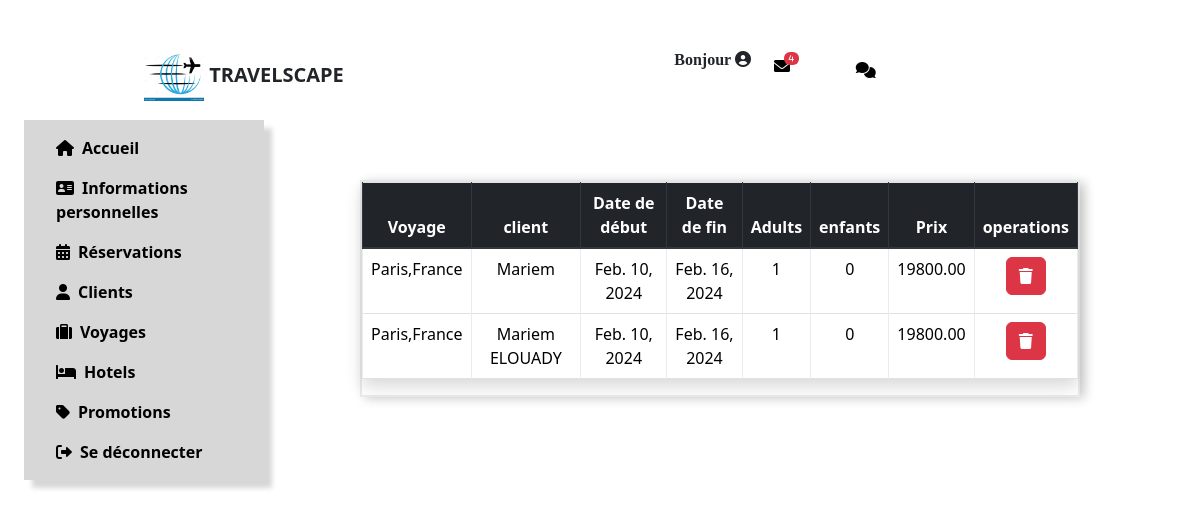
The app's page /reservation/tousreser/ (signed in) with its own data.
### reservation/models.py (models this page shows, shortened)
class Reservation(models.Model):
    client = models.ForeignKey(Client, on_delete=models.CASCADE,  null=True)  # Replace '1' with the appropriate default client ID
    voyage = models.ForeignKey(Voyages, on_delete=models.CASCADE)
    adult = models.PositiveIntegerField(default=1)
    enfants = models.PositiveIntegerField(default=0)
    prix = models.DecimalField(max_digits=10, decimal_places=2)
    status = models.CharField(max_length=20, choices=[('en_attente', 'En Attente'), ('passe', 'Passé')])
    objects = models.Manager()

class Client(models.Model):
    user = models.OneToOneField(User, on_delete=models.CASCADE, blank=True, null=True, related_name='dashboard')
    image = models.ImageField(upload_to='Client_images', null=True, blank=True)
    phone_number = models.CharField(max_length=20, null=True, blank=True)
    address = models.CharField(max_length=200, null=True, blank=True)
    date_naissance = models.DateField(null=True, blank=True)
    update = models.DateTimeField(auto_now=True)
    created = models.DateTimeField(auto_now_add=True)
    objects = models.Manager()

class User(AbstractUser):
    is_client = models.BooleanField(default=True)
    is_administrateur = models.BooleanField(default=False)
    groups = models.ManyToManyField(Group, related_name='reservation_user_groups')
    user_permissions = models.ManyToManyField(Permission, related_name='reservation_user_permissions')

### Voyages/models.py (models this page shows, shortened)
class Voyages(models.Model):
    CATEGORIES_CHOICES = [
        ('cat1', 'Couples'),
        ('cat2', ' Familles'),
        ('cat3', ' Equipes'),
        ('cat4', 'Haj & Omra ')
    ]
    id = models.AutoField(primary_key=True)
    titre = models.CharField(max_length=255)
    description = HTMLField('Description')
    programme=HTMLField('Programme')
    info_pratique=HTMLField('Info_pratique')
    prix = models.DecimalField(max_digits=10, decimal_places=2)
    date_depart = models.DateField()
    date_arrive = models.DateField()
    destination = models.CharField(max_length=255)
    photos = models.ManyToManyField(Image)
    categories = models.CharField(max_length=50, choices=CATEGORIES_CHOICES)
    nombre_de_places = models.PositiveIntegerField()
    nombre_de_places_adultes = models.PositiveIntegerField()
    nombre_de_places_enfants = models.PositiveIntegerField()
    nombre_de_pieces = models.PositiveIntegerField()
    promotions = models.BooleanField(default=False)
    hotel = models.ForeignKey('Hotel', on_delete=models.SET_NULL, null=True, blank=True)
    isthebest_destination = models.BooleanField(default=False)

### reservation/views.py (the view)
# urls.py: path('tousreser/',views.tousreservation,name='tousreservation'),
def tousreservation(request):
     user = request.user
     admin = Administrator.objects.filter(user=user).first()
     reservation=Reservation.objects.all()
     notif= Contact.objects.filter( is_read=False).count()
     context ={
        'admin': admin,
        'reservations': reservation,
        'notif':notif,
    }
     return render (request,'tousreservations.html',context)

### reservation/templates/tousreservations.html (shortened to what this page needs)
{% load static %}
<!DOCTYPE html>
<html lang="en">
  <head>
            <link rel="stylesheet" href="{% static 'font-awesome-4.7.0/css/font-awesome.min.css' %}">
            <link rel="stylesheet" href="{% static 'css/bootstrap.min.css' %}">
            <link rel="stylesheet" type="text/css" href="{% static 'css/datepicker.css' %}">
            <link rel="stylesheet" type="text/css" href="{% static 'slick/slick.css' %}">
            <link rel="stylesheet" type="text/css" href="{% static 'slick/slick-theme.css' %}">
            <link rel="stylesheet" href="{% static 'css/templatemo-style.css' %}">
            <link href="https://cdn.jsdelivr.net/npm/bootstrap@5.3.2/dist/css/bootstrap.min.css" rel="stylesheet">
            <link rel="stylesheet" href="https://cdnjs.cloudflare.com/ajax/libs/font-awesome/5.15.1/css/all.min.css">
            <link rel="stylesheet" href="https://cdnjs.cloudflare.com/ajax/libs/font-awesome/6.0.0/css/all.min.css">
            <link href="https://cdn.jsdelivr.net/npm/bootstrap-icons@1.18.0/font/bootstrap-icons.css" rel="stylesheet">
            <link rel="stylesheet" href="https://cdn.jsdelivr.net/npm/bootstrap-icons@1.18.0/font/bootstrap-icons.css">
            <link rel="stylesheet" href="https://cdn.jsdelivr.net/npm/bootstrap-icons@1.21.0/font/bootstrap-icons.css">
            <link rel="stylesheet" href="https://netdna.bootstrapcdn.com/font-awesome/4.0.3/css/font-awesome.css">
            <link href="https://unpkg.com/gijgo@1.9.13/css/gijgo.min.css" rel="stylesheet" type="text/css" />
            </head>
  <body  style=" position: fixed;">
		<div class="tm-top-bar" style="position: fixed;">
			<div class="container">
				<div class="row" >
					<nav class="navbar navbar-expand-lg narbar-light"  >
						<div  style="margin-left:10%">
						  <a class="navbar-brand mr-auto" >
							<img src="{% static 'img/OIP.jpg' %}" alt="Site logo">
							Travelscape
						</a>
					</div>
						<div class="collapse navbar-collapse tm-bg-white" >
							<ul class="navbar-nav "  style="margin-left:40%;"class="row">
                <li style="margin-top:40px">
	                <p style="font-family: 'Lucida Handwriting', cursive;">Bonjour {{admin.user.first_name}}
                  {% if admin.image%}
                                        <img src="{{ admin.image.url }}" style="width : 35px; height : 35px; border: none; border-radius : 75px">
                                    {% else %}
                                        <i class="fa-solid fa-circle-user"></i>
                                    {% endif %}
                  </p>
                </li>
                <li class="row" >
                    <a href="{% url 'contact' %}" class="nav-link">
                        <i class="fas fa-envelope" style="margin-right:4%">
                         <span class="badge badge-danger">{{ notif }}</span>
                        </i>
 </a>
                </li>
                <li class="row" >
                  <a href="{% url 'com' %}" class="nav-link">
                      <i class="fas fa-comments" style="margin-left:4%">
                      </i>
</a>
              </li>
							</ul>
							</div>
						</div>
			</div>
		</div>
    <nav class="navbar navbar-expand-lg navbar-light sec" style="width:20%; margin-top:10%;margin-left:2%;position:fixed ">
        <ul class="nav flex-column">
            <li class="nav-item">
                <a href="/" class="nav-link"><i class="fas fa-home"></i>Accueil</a>
            </li>
            <li class="nav-item">
                <a href="{% url 'dashboardAdmin'%}" class="nav-link"><i class="fa-solid fa-address-card"></i>Informations personnelles</a>
            </li>
            <li class="nav-item">
                <a href="{% url 'tousreservation' %}" class="nav-link"><i class="fas fa-calendar"></i>Réservations</a>
            </li>
            <li class="nav-item">
                <a href="{% url 'clients' %}" class="nav-link"><i class="fas fa-user"></i>Clients</a>
            </li>
            <li class="nav-item">
                <a href="{% url 'tousvoyages'%}" class="nav-link"><i class="fas fa-suitcase"></i>Voyages</a>
            </li>
            <li class="nav-item">
                <a href="{% url 'hotel' %}" class="nav-link"><i class="fas fa-bed" ></i>Hotels</a>
            </li>
            <li class="nav-item">
                <a href="{% url 'promotion' %}" class="nav-link"><i class="fas fa-tag"></i>Promotions</a>
            </li>
            <li class="nav-item">
                <a href="{% url 'log_out' %}" class="nav-link"><i class="fas fa-sign-out-alt"></i>Se déconnecter</a>
            </li>
        </ul>
    </nav>
<div  class="info" style="position:fixed;margin-top:15%;margin-left:30%;width:60%" >
    <div class="table-responsive shadow mb-3">
        <table class="table table-bordered table-hover bg-white mb-0">
            <thead class="thead-dark">
                <tr>
                    <th style="text-align: center">Voyage</th>
                    <th style="text-align: center">client</th>
                    <th style="text-align: center">Date de début</th>
                    <th style="text-align: center">Date de fin</th>
                    <th style="text-align: center"> Adults</th>
                    <th style="text-align: center"> enfants</th>
                    <th style="text-align: center">Prix</th>
                    <th style="text-align: center">operations</th>
                </tr>
            </thead>
            <tbody>
               {% for item in reservations %}
                                <tr>
                                    <td style="text-align: center"> {{item.voyage.destination}}</td>
                                    <td style="text-align: center"> {{item.client.user.first_name}}</td>
                                    <td style="text-align: center"> {{item.voyage.date_depart}}</td>
                                    <td style="text-align: center">{{ item.voyage.date_arrive}}</td>
                                    <td style="text-align: center">{{item.adult}}</td>
                                    <td style="text-align: center">{{item.enfants}}</td>
                                    <td style="text-align: center">{{item.prix}}</td>
                                    <td style="text-align: center">
                                        <a href="{% url 'deletereservation' item.id %}" class="btn btn-danger"><i class="fas fa-trash"></i> </a>
                                    </td>
                                </tr>
                {% endfor %}
            </tbody>
        </table>
    </div>
</div>
  </body>
</html>

### static/css/datepicker.css (style rules this page uses)
ul { list-style-type: none; }

### static/css/templatemo-style.css (style rules this page uses)
body { font-family: 'Open Sans', Helvetica, Arial, sans-serif; font-size: 13px; font-weight: 300; background: #100f0f; }
a, button { transition: all 0.3s ease; }
p:last-child { margin-bottom: 0; }
.tm-top-bar .navbar-expand-lg .navbar-nav .nav-link { padding: 50px 35px; }
.tm-top-bar { position: fixed; top: 0; left: 0; width: 100%; padding: 0; z-index: 10000; transition: all 0.2s ease-in-out; height: 119px; background: white; }
.tm-top-bar .navbar-brand img { width: 60px; height: auto; }
.tm-top-bar a { color: black; }
.navbar-brand { font-size: 2.2rem; text-transform: uppercase; }
.navbar { font-weight: 700; width: 100%; padding-top: 0; padding-bottom: 0; }

### reservation/templates/tousreservations.html (style rules this page uses)
.info { float:right; border: 2px solid rgb(234, 234, 234); font-size: medium; width: 45%; box-shadow: 5px 2px 10px rgb(208, 210, 208); margin:-13% 20%; }
.sec { list-style-type: square; margin-top: 10%; margin-left: 10%; width: 15%; box-shadow: 8px 8px 5px rgb(215, 215, 215); background-color:rgb(215, 215, 215); overflow: initial; }
.badge { position: relative; }
.badge-danger { top: -27px; left:10px; font-size: 45%; font-weight: bold; }
.nav { list-style: none; display: flex; justify-content: space-between; }
.nav-item { margin-left: 1rem; margin-right: 1rem; }
.nav-link { color: #000; font-size: 1rem; }
.nav-link i { margin-right: 0.5rem; }
ul { list-style-type: none; }

### records on screen
Reservation: voyage.destination "Paris,France", client.user.first_name "Mariem", voyage.date_depart "Feb. 10, 2024", voyage.date_arrive "Feb. 16, 2024", adult "1", enfants "0", prix "19800.00"
Reservation: voyage.destination "Paris,France", client.user.first_name "Mariem ELOUADY", voyage.date_depart "Feb. 10, 2024", voyage.date_arrive "Feb. 16, 2024", adult "1", enfants "0", prix "19800.00"

### other values on screen
{{ notif }} "4"
